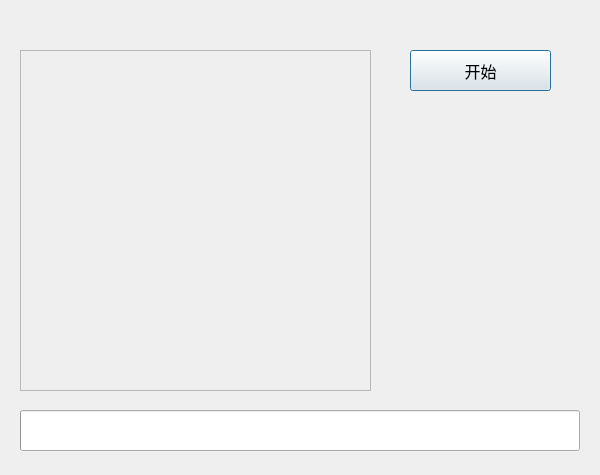
<?xml version="1.0" encoding="UTF-8"?>
<ui version="4.0">
 <class>Dialog</class>
 <widget class="QDialog" name="Dialog">
  <property name="geometry">
   <rect>
    <x>0</x>
    <y>0</y>
    <width>600</width>
    <height>475</height>
   </rect>
  </property>
  <property name="windowTitle">
   <string>Dialog</string>
  </property>
  <property name="styleSheet">
   <string notr="true">#Dialog{
border-width: 16px;
border-image: url(:/Resources/shadow.png) 16 16 16 16;
}</string>
  </property>
  <widget class="QProgressBar" name="progressBar">
   <property name="geometry">
    <rect>
     <x>20</x>
     <y>410</y>
     <width>560</width>
     <height>41</height>
    </rect>
   </property>
   <property name="value">
    <number>0</number>
   </property>
   <property name="textVisible">
    <bool>false</bool>
   </property>
  </widget>
  <widget class="QPlainTextEdit" name="plainTextEdit">
   <property name="enabled">
    <bool>false</bool>
   </property>
   <property name="geometry">
    <rect>
     <x>20</x>
     <y>50</y>
     <width>351</width>
     <height>341</height>
    </rect>
   </property>
   <property name="font">
    <font>
     <family>微软雅黑</family>
     <pointsize>10</pointsize>
    </font>
   </property>
  </widget>
  <widget class="QPushButton" name="btn_start">
   <property name="geometry">
    <rect>
     <x>410</x>
     <y>50</y>
     <width>141</width>
     <height>41</height>
    </rect>
   </property>
   <property name="font">
    <font>
     <family>微软雅黑</family>
     <pointsize>12</pointsize>
    </font>
   </property>
   <property name="text">
    <string>开始</string>
   </property>
  </widget>
 </widget>
 <resources/>
 <connections/>
</ui>
